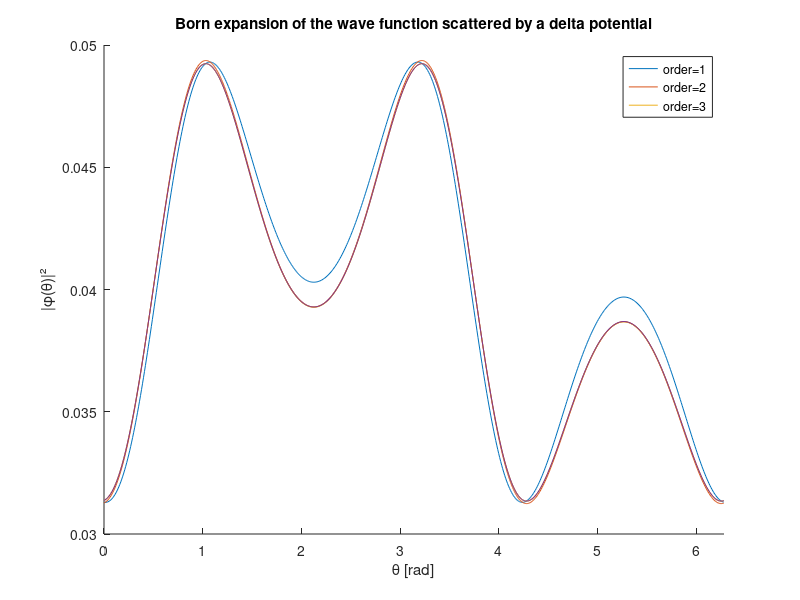

MATLAB code for this plot:
clear; close; clc;

k = 1;
x1 = -1.64;
y1 = 2.64;

theta = 0:0.01:2*pi;
r = 1;
x = r*cos(theta);
y = r*sin(theta);

figure; hold on;
A = -1i/sqrt(8*pi*k);
res = A * exp(i*k*r)/sqrt(r);
for n = 1:4
  born = A^n / ((x1^2 + y1^2)^(n/4));
  res = res +A * exp(i*k*r)/sqrt(r) * exp(-1i*k*(cos(theta)*x1 + sin(theta)*y1) + 1i*k*sqrt(x1^2 + y1^2)) * born;
  plot(theta, abs(res).^2);
endfor
legend("order=1", "order=2", "order=3");
xlabel("\\theta [rad]", 'interpreter', 'tex')
ylabel("|\\phi(\\theta)|²", 'interpreter', 'tex')
%ylim([0, 0.02]);
xlim([0, 2*pi]);
title("Born expansion of the wave function scattered by a delta potential")